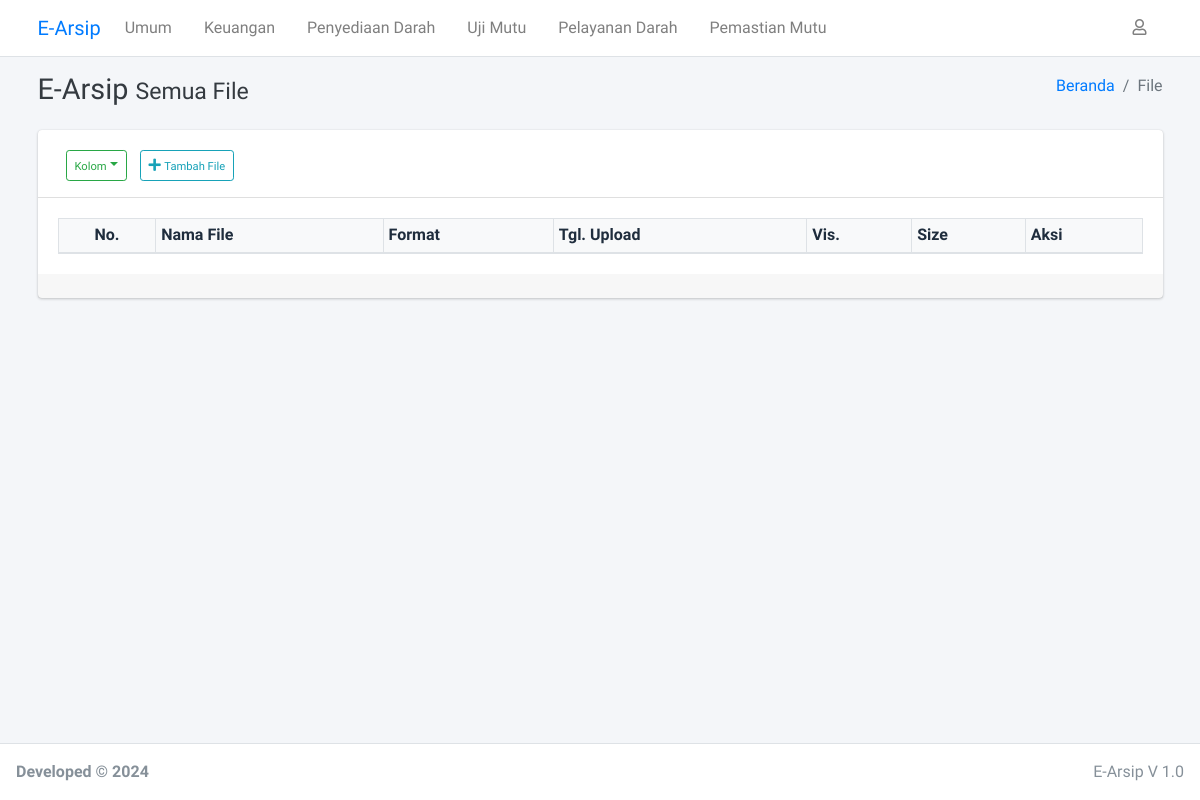
Before: /room/files.php (signed in) with the older database file.
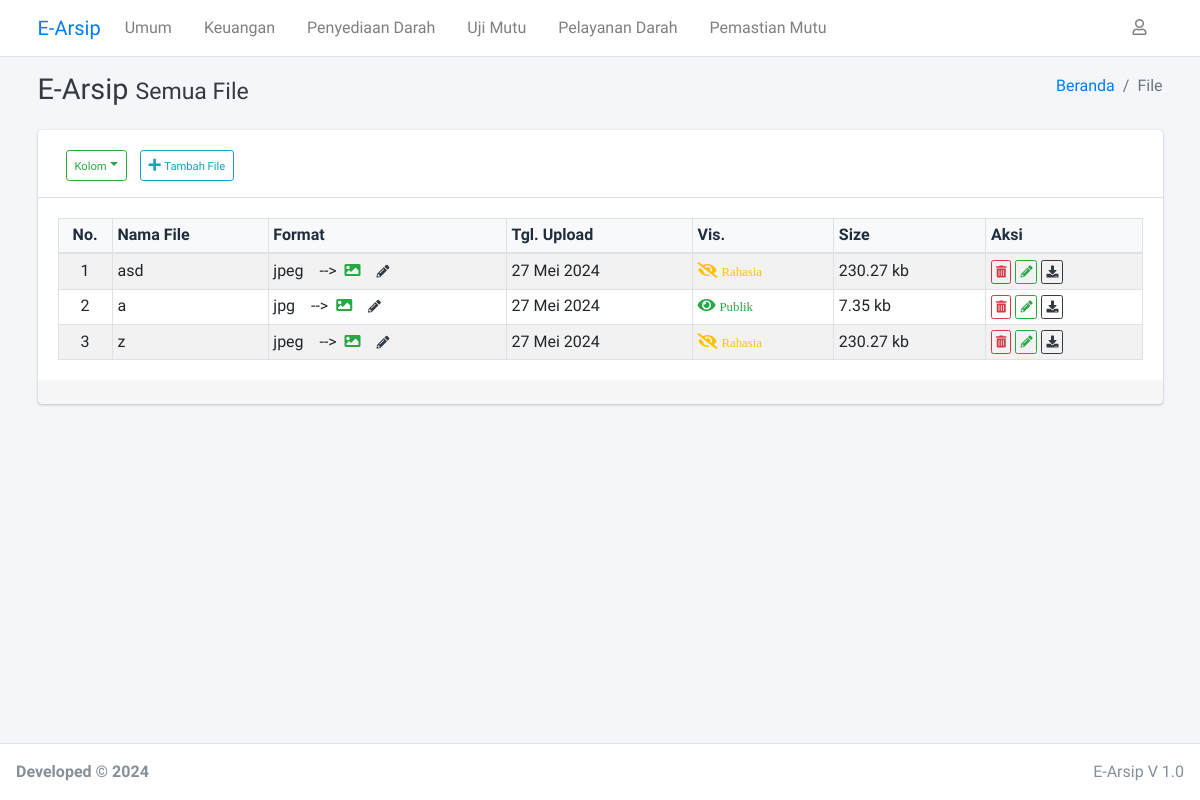
After: the same page with the newer database file.
### tables this page shows
CREATE TABLE `file` (
  `id_file` int(11) NOT NULL,
  `id_brankas` int(11) NOT NULL,
  `nm_file` varchar(100) NOT NULL,
  `file` varchar(225) NOT NULL,
  `tg_upload` varchar(100) NOT NULL,
  `visibilitas` enum('Rahasia','Publik') NOT NULL,
  `produksi` date DEFAULT NULL,
  `expired` date DEFAULT NULL
);

### room/files.php (the view, shortened to what this page needs)
<?php
include 'layout/head.php';
include '../connect/database.php';
$cek = mysqli_query($conn, "SELECT * FROM brankas");
if ($cek->num_rows == '') {
  $_SESSION['pesan_brankas_kosong'] = 'Tambahkan Brankas Dulu...!!!';
    echo "<script>window.history.go(-1);</script>";
}else{
function tgl_indo($tanggal){
  $bulan = array (
    1 =>   'Januari',
    'Februari',
    'Maret',
    'April',
    'Mei',
    'Juni',
    'Juli',
    'Agustus',
    'September',
    'Oktober',
    'November',
    'Desember'
  );
  $pecahkan = explode('-', $tanggal);
  return $pecahkan[2] . ' ' . $bulan[ (int)$pecahkan[1] ] . ' ' . $pecahkan[0];
}
function fsize($file){
$a = array("b", "kb", "mb", "gb", "tb", "pb");
$pos = 0;
$size = filesize($file);
while ($size >= 1024)
{
$size /= 1024;
$pos++;
}
return round ($size,2)." ".$a[$pos];
}
?>
  <div class="content-wrapper">
    <div class="content-header">
      <div class="container">
        <div class="row mb-2">
          <div class="col-sm-6">
            <h1 class="m-0 text-dark"> E-Arsip <small>Semua File</small></h1>
          </div>
          <div class="col-sm-6">
            <ol class="breadcrumb float-sm-right">
              <li class="breadcrumb-item"><a href="index.php">Beranda</a></li>
              <li class="breadcrumb-item active">File</li>
            </ol>
          </div>
        </div>
      </div>
    </div>
    <div class="content">
      <div class="container">
        <div class="row">
          <div class="col-12">
            <div class="card card-outline card-info">
              <div class="card-header">
                <h3 class="card-title">
                  <div class="btn-group btn-sm">
                      <button id="btnGroupDrop1" type="button" class="btn btn-outline-success btn-sm mt-1 dropdown-toggle" data-toggle="dropdown"><small>Kolom</small></button>
                  </div>
                  <button type="button" class="btn btn-outline-info btn-sm mt-1" id="td_tfile" data-toggle="modal"
                  data-target="#md_tfile" title="Klik untuk tambah file">
                      <i class="fas fa-plus"></i>
                      <small>Tambah File</small>
                  </button>
              </div>
              <div class="table-responsive">
                <div class="card-body">
                  <table class="table table-striped table-bordered table-sm" id="data1">
                    <thead>
                      <tr class="bg-light">
                        <th class="text-center">No.</th>
                        <th>Nama File</th>
                        <th>Format</th>
                        <th>Tgl. Upload</th>
                        <th>Vis.</th>
                        <th>Size</th>
                        <th>Aksi</th>
                      </tr>
                    </thead>
                    <tbody>
                      <?php
                      $no=1;
                      $Pilih="SELECT * FROM file ORDER BY tg_upload ASC";
                      $Query=mysqli_query($conn, $Pilih);
                      while($data=mysqli_fetch_object($Query)){ ?>
                      <tr>
                        <td align="center" width="5%"><?= $no++; ?></td>
                        <td><?= $data->nm_file; ?></td>
                        <td>
                            <?php
                            $ekstensi = $data->file;
                            $info = pathinfo($ekstensi);
                            echo $info['extension'];
                            ?>
                            <?php }
                            $bentuk2=$info['extension'];
                            $format2=array('jpg','jpeg','bmp','png');
                            if (in_array($bentuk2, $format2)) {
                            ?>
                            &nbsp;&nbsp;&nbsp;-->&nbsp;&nbsp;<i class="fas fa-image text-success"></i>
                            <?php }
                            ?>
                            <a href="#" id="td_eberkas" href="#" data-toggle="modal" data-target="#md_eberkas"
                            data-id_br="<?= $data->id_file; ?>"
                            data-fl_br="<?= $data->file; ?>">
                            <small><i class="fas fa-pencil-alt text-dark"></i></small>
                            </a>
                        </td>
                        <td><?= tgl_indo($data->tg_upload); ?></td>
                        <td>
                        <?php
                          $view=$data->visibilitas;
                          if ($view=='Publik') {
                          ?>
                          <i class="fas fa-eye text-success">&nbsp;<small><?= $data->visibilitas; ?></small></i>
                          <?php }else{ ?>
                          <i class="fas fa-eye-slash text-warning">&nbsp;<small><?= $data->visibilitas; ?></small></i>
                        <?php } ?>
                        </td>
                        <td>
                          <?php
                            if (!empty($data->file)){
                            $file = "../dist/img/upload/".$data->file;
                            echo fsize($file);
                            }else{
                            }
                          ?>
                        </td>
                        <td>
                          <a href="#" class="btn btn-xs btn-outline-danger" onClick="konfirmasi('del_data.php?idfl=<?= $data->id_file; ?>');"><i class="fas fa-trash-alt"></i>
                          </a>
                          <a title="Ubah" class="btn btn-outline-success btn-xs" id="td_efile"
                          href="#" data-toggle="modal" data-target="#md_efile"
                          data-id="<?= $data->id_file; ?>"
                          data-br="<?= $data->id_brankas; ?>"
                          data-nm="<?= $data->nm_file; ?>"
                          data-tg="<?= $data->tg_upload; ?>"
                          data-vs="<?= $data->visibilitas; ?>"
                          ><i class="fas fa-pencil-alt"></i></a>
                          <a href="../dist/img/upload/<?= $data->file; ?>" class="btn btn-xs btn-outline-dark" target="_blank"><i class="fas fa-download"></i></a>
                        </td>
                      </tr>
                      <?php } ?>
                    </tbody>
                  </table>
                </div>
              </div>
              <div class="card-footer"></div>
            </div>
          </div>
        </div>
      </div>
    </div>
  </div>
<?php
include 'layout/foot.php';
  if(@$_SESSION['pesan_file_ada']){ ?>
<?php } ?>

### room/layout/head.php (shortened to what this page needs)
<?php
$current_file = basename($_SERVER['PHP_SELF']);
?>
<!DOCTYPE html>
<html lang="en">
<head>
  <link rel="stylesheet" href="../plugins/fontawesome-free/css/all.min.css">
  <link rel="stylesheet" href="../dist/css/adminlte.min.css">
  <link rel="stylesheet" href="../plugins/datatables-bs4/css/dataTables.bootstrap4.min.css">
  <link rel="stylesheet" href="../plugins/datatables-responsive/css/responsive.bootstrap4.min.css">
  <link rel="stylesheet" href="../plugins/datatables-buttons/css/buttons.bootstrap4.min.css">
  <link rel="stylesheet" href="../plugins/sweetalert2/sweetalert2.min.css">
  <link rel="stylesheet" href="../plugins/toastr/toastr.min.css">
  <link rel="stylesheet" type="text/css" href="../plugins/animate/animate.min.css">
</head>
<body class="hold-transition layout-top-nav">
  <div class="wrapper">
    <nav class="main-header navbar navbar-expand-md navbar-light navbar-white">
      <div class="container">
        <a href="index.php" class="navbar-brand">
          <span class="brand-text font-weight-light text-primary"><b>E-Arsip</b></span>
        </a>
        <div class="collapse navbar-collapse order-3" id="navbarCollapse">
          <ul class="navbar-nav">
            <li class="nav-item">
              <a href="umum.php" class="nav-link <?php echo ($current_file == 'umum.php') ? 'active' : ''; ?>">Umum</a>
            </li>
            <li class="nav-item">
              <a href="keuangan.php" class="nav-link <?php echo ($current_file == 'keuangan.php') ? 'active' : ''; ?>">Keuangan</a>
            </li>
            <li class="nav-item">
              <a href="penyedia-darah.php" class="nav-link <?php echo ($current_file == 'penyedia-darah.php') ? 'active' : ''; ?>">Penyediaan Darah</a>
            </li>
            <li class="nav-item">
              <a href="uji-mutu.php" class="nav-link <?php echo ($current_file == 'uji-mutu.php') ? 'active' : ''; ?>">Uji Mutu</a>
            </li>
            <li class="nav-item">
              <a href="pelayanan-darah.php" class="nav-link <?php echo ($current_file == 'pelayanan-darah.php') ? 'active' : ''; ?>">Pelayanan Darah</a>
            </li>
            <li class="nav-item">
              <a href="pemastian-mutu.php" class="nav-link <?php echo ($current_file == 'pemastian-mutu.php') ? 'active' : ''; ?>">Pemastian Mutu</a>
            </li>
          </ul>
        </div>
        <ul class="order-1 order-md-3 navbar-nav navbar-no-expand ml-auto">
          <li class="nav-item dropdown">
            <a class="nav-link" data-toggle="dropdown" href="#">
              <i class="far fa-user"></i>
            </a>
          </li>
        </ul>
      </div>
    </nav>

### room/layout/foot.php (shortened to what this page needs)
<footer class="main-footer">
  <div class="float-right d-none d-sm-inline">
    E-Arsip V 1.0
  </div>
  <strong>Developed &copy; 2024</strong>
</footer>
</div>
</body>
</html>

Changed rows visible on the page:
added file: nm_file "asd", file "jpeg", tg_upload "27 Mei 2024", visibilitas "Rahasia", file "230.27 kb"
added file: nm_file "a", file "jpg", tg_upload "27 Mei 2024", visibilitas "Publik", file "7.35 kb"
added file: nm_file "z", file "jpeg", tg_upload "27 Mei 2024", visibilitas "Rahasia", file "230.27 kb"
